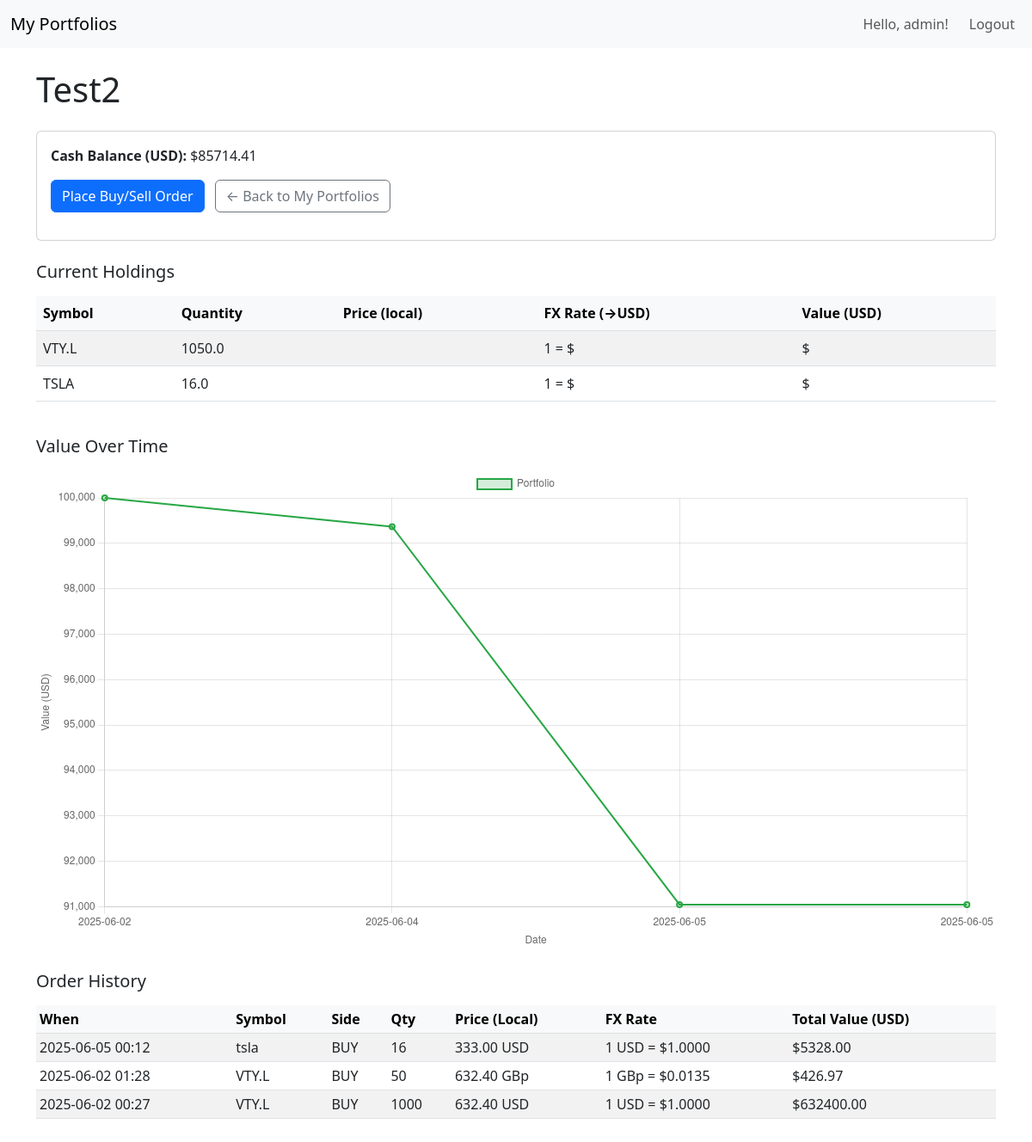
The page /portfolios/2/ (signed in) on the database its author committed.
### portfolios/models.py (models this page shows, shortened)
class Portfolio(models.Model):
    user = models.ForeignKey(
        User, on_delete=models.CASCADE, related_name="portfolios"
    )
    name = models.CharField(max_length=100)
    cash_balance = models.FloatField(default=100000.00, validators=[MinValueValidator(0)])
    holdings = JSONField(default=dict)
    benchmarks = JSONField(default=list)
    created_at = models.DateTimeField(auto_now_add=True)

class Order(models.Model):
    SIDE_CHOICES = [("BUY", "Buy"), ("SELL", "Sell")]
    portfolio      = models.ForeignKey(Portfolio, on_delete=models.CASCADE, related_name="orders")
    symbol         = models.CharField(max_length=20)
    side           = models.CharField(max_length=4, choices=SIDE_CHOICES)
    quantity       = models.PositiveIntegerField()
    price_executed = models.FloatField()       # local‐currency price
    currency       = models.CharField(max_length=10)
    fx_rate        = models.FloatField(default=1.0)       # FX rate at execution
    executed_at    = models.DateTimeField(auto_now_add=True)

### portfolios/views.py (the view, shortened to what this page needs)
# urls.py: path("<int:pk>/", views.PortfolioDetailView.as_view(), name="portfolio-detail"),
class PortfolioDetailView(LoginRequiredMixin, DetailView):
    model = Portfolio
    template_name = "portfolios/portfolio_detail.html"
    context_object_name = "portfolio"
    def get_queryset(self):
        return Portfolio.objects.filter(user=self.request.user)
    def get_context_data(self, **kwargs):
        ctx = super().get_context_data(**kwargs)
        p = self.object  # the Portfolio instance
        positions = []
        for symbol, qty in p.holdings.items():
            mid_local = None
            currency  = None
            fx_rate   = None
            value_usd = None
            try:
                quote = get_quote(symbol)
                price = quote["price"]
                traded_today = quote["traded_today"]
                currency = quote["currency"]
                fx_rate = quote["fx_rate"]
                market_state = quote["market_state"]
                mid_local = price
                value_usd = mid_local * fx_rate * qty
            except Exception:
                pass
            positions.append({
                "symbol":    symbol,
                "quantity":  qty,
                "mid_local": mid_local,
                "currency":  currency,
                "fx_rate":   fx_rate,
                "value_usd": value_usd,
            })
        ctx["positions"] = positions
        orders_data = []
        for o in p.orders.all().order_by("-executed_at"):
            total_usd = o.price_executed * o.fx_rate * o.quantity
            orders_data.append({
                "executed_at":     o.executed_at,
                "symbol":          o.symbol,
                "side":            o.side,
                "quantity":        o.quantity,
                "price_local":     o.price_executed,
                "currency":        o.currency,
                "fx_rate":         o.fx_rate,
                "total_value_usd": total_usd,
            })
        ctx["orders_data"] = orders_data
        history_data = []
        for snap in p.snapshots.all().order_by("timestamp"):
            history_data.append({
                "date":  snap.timestamp.date().isoformat(),
                "value": snap.total_value,
            })
        ctx["history_data"] = history_data
        benchmark_data = []
        snaps = list(p.snapshots.all().order_by("timestamp"))
        ctx["benchmark_data"] = benchmark_data
        return ctx

### core/yfinance_client.py (called while the page is built)
def get_quote(symbol):
    ticker = yf.Ticker(symbol)
    info = ticker.info
    currency = info.get("currency")
    if currency != "USD":
        fx_rate = yf.Ticker(f"{currency}USD=X").fast_info["last_price"]
        if currency == "GBp":
            fx_rate /= 100
    else:
        fx_rate = 1.0
    traded_today = False if info.get("open") == 0.0 else True
    return {
        "price": info.get("currentPrice", None),
        "traded_today": traded_today,
        "currency": info.get("currency", None),
        "fx_rate": fx_rate,
        "market_state": info.get("marketState", None),
    }

### templates/portfolios/portfolio_detail.html (shortened to what this page needs)
{% extends "portfolios/base.html" %}
{% block content %}
  <h1 class="mb-4">{{ portfolio.name }}</h1>
  <div class="card mb-4">
    <div class="card-body">
      <p>
        <strong>Cash Balance (USD):</strong>
        ${{ portfolio.cash_balance|floatformat:2 }}
      </p>
      <p class="mt-3">
        <a class="btn btn-primary" href="{% url 'portfolios:order-create' portfolio.pk %}">
          Place Buy/Sell Order
        </a>
        <a class="btn btn-outline-secondary ms-2" href="{% url 'portfolios:portfolio-list' %}">
          ← Back to My Portfolios
        </a>
      </p>
    </div>
  </div>
  <h2 class="h5 mb-3">Current Holdings</h2>
  {% if positions %}
    <div class="table-responsive mb-4">
      <table class="table table-striped w-100">
        <thead class="table-light">
          <tr>
            <th scope="col">Symbol</th>
            <th scope="col">Quantity</th>
            <th scope="col">Price (local)</th>
            <th scope="col">FX Rate (→USD)</th>
            <th scope="col">Value (USD)</th>
          </tr>
        </thead>
        <tbody>
          {% for pos in positions %}
            <tr>
              <td>{{ pos.symbol }}</td>
              <td>{{ pos.quantity }}</td>
              <td>
              </td>
              <td>
                {% if pos.fx_rate is not None %}
                  1 {{ pos.currency }} = ${{ pos.fx_rate|floatformat:4 }}
                {% else %}
                  N/A
                {% endif %}
              </td>
              <td>
                {% if pos.value_usd is not None %}
                  ${{ pos.value_usd|floatformat:2 }}
                {% else %}
                  N/A
                {% endif %}
              </td>
            </tr>
          {% endfor %}
        </tbody>
      </table>
    </div>
  {% else %}
    <p class="text-muted"><em>No holdings in this portfolio yet.</em></p>
  {% endif %}
  <h2 class="h5 mb-3">Value Over Time</h2>
  <div class="mb-4">
    <canvas id="historyChart" style="max-width:100%; height:auto;"></canvas>
  </div>
  <h2 class="h5 mb-3">Order History</h2>
  {% if orders_data %}
    <div class="table-responsive mb-4">
      <table class="table table-striped table-sm w-100">
        <thead class="table-light">
          <tr>
            <th scope="col">When</th>
            <th scope="col">Symbol</th>
            <th scope="col">Side</th>
            <th scope="col">Qty</th>
            <th scope="col">Price (Local)</th>
            <th scope="col">FX Rate</th>
            <th scope="col">Total Value (USD)</th>
          </tr>
        </thead>
        <tbody>
          {% for o in orders_data %}
            <tr>
              <td>{{ o.executed_at|date:"Y-m-d H:i" }}</td>
              <td>{{ o.symbol }}</td>
              <td>{{ o.side }}</td>
              <td>{{ o.quantity }}</td>
              <td>
                {% if o.price_local %}
                  {{ o.price_local|floatformat:2 }} {{ o.currency }}
                {% else %}
                  N/A
                {% endif %}
              </td>
              <td>
                {% if o.fx_rate %}
                  1 {{ o.currency }} = ${{ o.fx_rate|floatformat:4 }}
                {% else %}
                  N/A
                {% endif %}
              </td>
              <td>
                {% if o.total_value_usd %}
                  ${{ o.total_value_usd|floatformat:2 }}
                {% else %}
                  N/A
                {% endif %}
              </td>
            </tr>
          {% endfor %}
        </tbody>
      </table>
    </div>
  {% else %}
    <p class="text-muted"><em>No orders have been placed yet.</em></p>
  {% endif %}
{% endblock %}
{% block extra_scripts %}
  <script>
    document.addEventListener("DOMContentLoaded", () => {
      // 1) Prepare the portfolio dataset
      const historyData = {{ history_data|safe }};
      const labels = historyData.map(pt => pt.date);
      const portfolioValues = historyData.map(pt => pt.value);
      const datasets = [{
        label: "Portfolio",
        data: portfolioValues,
        borderColor: "rgba(40, 167, 69, 1)",   // green
        backgroundColor: "rgba(40, 167, 69, 0.2)",
        borderWidth: 2,
        fill: false
      }];
      // 2) Add one dataset per benchmark
      const benchmarkData = {{ benchmark_data|safe }};
      benchmarkData.forEach((bm, idx) => {
        const priceMap = {};
        bm.data.forEach(pt => priceMap[pt.date] = pt.price_usd);
        const bmPrices = labels.map(date => priceMap[date] ?? null);
        datasets.push({
          label: bm.label,
          data: bmPrices,
          borderColor: `rgba(${50 + idx*60}, ${100 + idx*30}, ${200 - idx*40}, 1)`,
          backgroundColor: `rgba(${50 + idx*60}, ${100 + idx*30}, ${200 - idx*40}, 0.2)`,
          borderWidth: 1.5,
          fill: false,
          hidden: false
        });
      });
      // 3) Instantiate Chart.js
      const ctx = document.getElementById("historyChart").getContext("2d");
      const historyChart = new Chart(ctx, {
        type: "line",
        data: { labels: labels, datasets: datasets },
        options: {
          scales: {
            x: { display: true, title: { display: true, text: "Date" } },
            y: { display: true, title: { display: true, text: "Value (USD)" } }
          },
          interaction: {
            mode: 'index',
            intersect: false,
          },
        }
      });
      // 4) Toggle benchmark datasets
      document.querySelectorAll(".benchmark-toggle").forEach(checkbox => {
        checkbox.addEventListener("change", (e) => {
          const idx = parseInt(e.target.dataset.index, 10) + 1;
          historyChart.data.datasets[idx].hidden = !e.target.checked;
          historyChart.update();
        });
      });
    });
  </script>
{% endblock %}

### templates/portfolios/base.html (shortened to what this page needs)
{% load static %}
<!DOCTYPE html>
<html lang="en">
<head>
  <link
    href="https://cdn.jsdelivr.net/npm/bootstrap@5.3.0/dist/css/bootstrap.min.css"
    rel="stylesheet"
  />
</head>
<body>
  <nav class="navbar navbar-expand-lg navbar-light bg-light">
    <div class="container-fluid">
      <a class="navbar-brand" href="{% url 'portfolios:portfolio-list' %}">My Portfolios</a>
      <div class="collapse navbar-collapse" id="navbarSupportedContent">
        <ul class="navbar-nav ms-auto mb-2 mb-lg-0">
          {% if user.is_authenticated %}
            <li class="nav-item">
              <span class="nav-link">Hello, {{ user.username }}!</span>
            </li>
            <li class="nav-item">
              <a class="nav-link btn btn-outline-secondary ms-2" href="{% url 'logout' %}">
                Logout
              </a>
            </li>
          {% else %}
            <li class="nav-item">
              <a class="nav-link btn btn-outline-primary" href="{% url 'login' %}">
                Login
              </a>
            </li>
          {% endif %}
        </ul>
      </div>
    </div>
  </nav>
  <section class="py-4">
    <div class="container">
      {% block content %}{% endblock %}
    </div>
  </section>
  {% block extra_scripts %}{% endblock %}
</body>
</html>

### rows shown on the page
Portfolio: name "Test2", cash_balance "85714.41"
Order: executed_at "2025-06-05 00:12", symbol "tsla", side "BUY", price_local "333.00", currency "USD", currency "USD", fx_rate "1.0000"
Order: executed_at "2025-06-02 01:28", symbol "VTY.L", side "BUY", price_local "632.40", currency "GBp", currency "GBp", fx_rate "0.0135"
Order: executed_at "2025-06-02 00:27", symbol "VTY.L", side "BUY", price_local "632.40", currency "USD", currency "USD", fx_rate "1.0000"

### other values the page prints
{{ user.username }} "admin"
{{ pos.symbol }} "VTY.L" "TSLA"
{{ pos.quantity }} "1050.0" "16.0"
{{ o.quantity }} "16" "50" "1000"
{{ o.total_value_usd|floatformat:2 }} "5328.00" "426.97" "632400.00"
chart data {{ history_data|safe }} [{'date': '2025-06-02', 'value': 99997.8447449565}, {'date': '2025-06-04', 'value': 99367.61294984818}, {'date': '2025-06-05', 'value': 91042.09207921504}, {'date': '2025-06-05', 'value': 91042.09207921504}]
